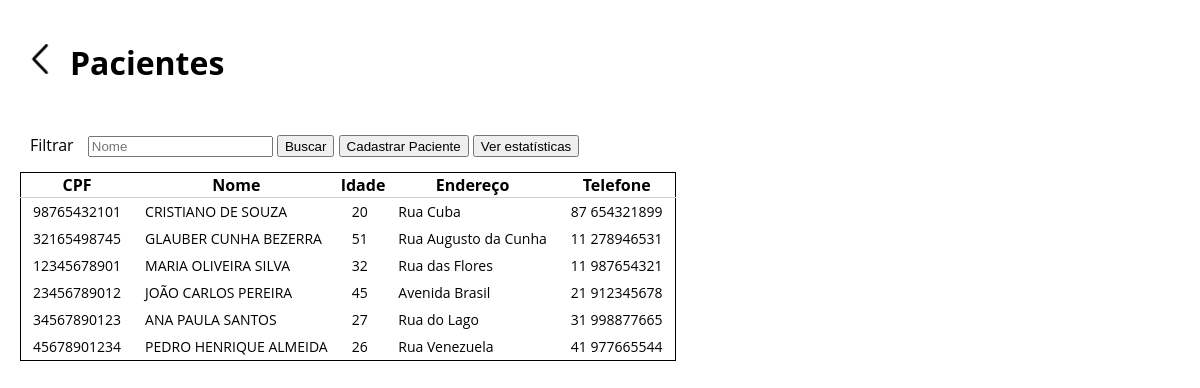
The page /patients/ on the database as committed earlier.
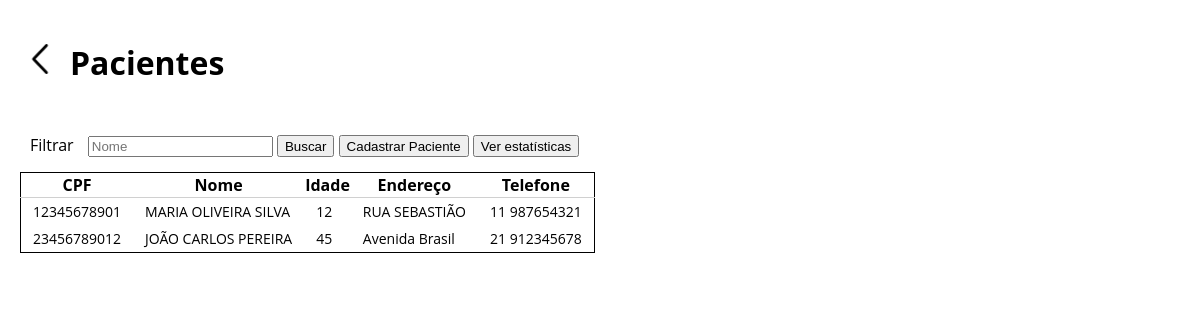
The same page on the database as committed later.
### patients/models.py (models this page shows, shortened)
class Patients(models.Model):
    cpf = models.CharField(primary_key=True, unique=True, max_length=11, null=False, blank=False)
    name = models.CharField(null=False, blank=False, max_length=100)
    age = models.SmallIntegerField(null=False, blank=False)
    addres = models.CharField(null=False, blank=False, max_length=200)
    phone = models.CharField(max_length=15)

### patients/views.py (the view)
# urls.py: path("", views.patients_list, name='patients_list'),
def patients_list(request, cpf=None):
    if cpf:
        patients = [get_object_or_404(Patients, cpf=cpf)]
    else:
        patients = Patients.objects.all().prefetch_related("exams")
    name_filter = request.GET.get("tbl-filter")
    if name_filter:
        name_filter = normalize(name_filter).lower()
        patients = [
            p for p in patients
            if name_filter in normalize(p.name).lower()
        ]
    return render(
        request,
        "patients/patients_list.html", {
        "pacientes": patients
    })

### patients/templates/patients/patients_list.html (shortened to what this page needs)
<!DOCTYPE html>
<html lang="pt-br">
<head>
    {% load static %}
    <link rel="stylesheet" href="{% static 'patients/style.css' %}">
</head>
<body>
    <header>
        <a href="{% url 'home' %}" class="head_btn">
            <img src="{% static 'patients/icons/back_icon.png' %}" alt="Voltar">
        </a>
        <h1>Pacientes</h1>
    </header>
    <div class="table-info">
        <section class="tbl-control">
            <form method="GET" class="tbl-filter">
                <label for="tbl-filter">Filtrar</label>
                <input type="text" name="tbl-filter" class="tbl-filter" placeholder="Nome">
                <button type="submit">Buscar</button>
                <button type="button" onclick=window.location="{% url 'add_patient' %}">Cadastrar Paciente</button>
                <button type="button" onclick="window.location='{% url 'tbl_info' %}'">Ver estatísticas</button>
            </form>
        </section>
        <table style="border: 1px solid black;">
            <thead>
                <tr class="t_header">
                    <th>CPF</th>
                    <th>Nome</th>
                    <th>Idade</th>
                    <th>Endereço</th>
                    <th>Telefone</th>
                </tr>
            </thead>
            <tbody>
                {% for p in pacientes %}
                    <tr onclick=window.location="{% url 'get_patient' p.cpf %}">
                        <td>{{ p.cpf }}</td>
                        <td>{{ p.name.upper }}</td>
                        <td>{{ p.age }}</td>
                        <td>{{ p.addres }}</td>
                        <td>{{ p.phone }}</td>
                    </tr>
                {% endfor %}
            </tbody>
        </table>
    </div>
</body>
</html>

### patients/static/patients/style.css (style rules this page uses)
body { font-family: open Sans, sans-serif; margin: 20px; }
header { display: flex; align-items: center; gap: 10px; margin-bottom: 20px; }
.head_btn { text-decoration: none; font-size: 28px; color: black; padding: 5px; cursor: pointer; }
.head_btn img { width: 30px; }
table { border-collapse: collapse; border:1px solid #000; font-size: 16px; }
tbody { font-size: 14px; cursor: pointer; border: 0px; border-top:1px solid #0000002f; border-collapse: collapse; }
tbody tr { cursor:pointer; }
td { padding: 4px 12px 4px 12px; }
.tbl-control { margin-bottom: 60px; }
.tbl-filter { margin: 0px 0px 10px 10px; }

### patients/templates/patients/patients_list.html (style rules this page uses)
body { font-family: open Sans, sans-serif; margin: 20px; }
.tbl-control { display: flex; align-items: center; gap: 10px; margin-bottom: 5px; }
.tbl-control button { height: 22px; }
.tbl-filter { margin-top: 5px; margin-bottom: 5px; }

Rows that differ between the two databases and show on the page:
removed Patients: cpf "98765432101", name "CRISTIANO DE SOUZA", age "20", addres "Rua Cuba", phone "87 654321899"
removed Patients: cpf "32165498745", name "GLAUBER CUNHA BEZERRA", age "51", addres "Rua Augusto da Cunha", phone "11 278946531"
removed Patients: cpf "34567890123", name "ANA PAULA SANTOS", age "27", addres "Rua do Lago", phone "31 998877665"
removed Patients: cpf "45678901234", name "PEDRO HENRIQUE ALMEIDA", age "26", addres "Rua Venezuela", phone "41 977665544"
changed Patients "MARIA OLIVEIRA SILVA": age "32" → "12"; addres "Rua das Flores" → "RUA SEBASTIÃO"
